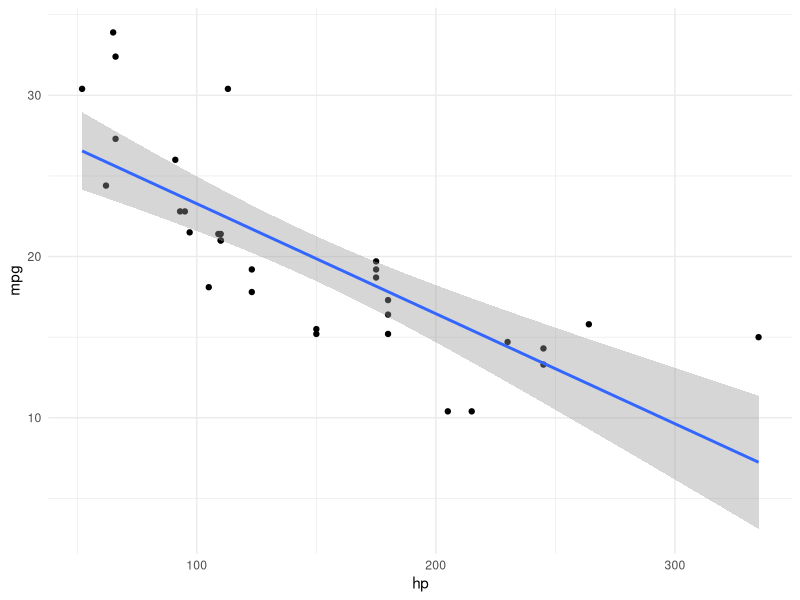
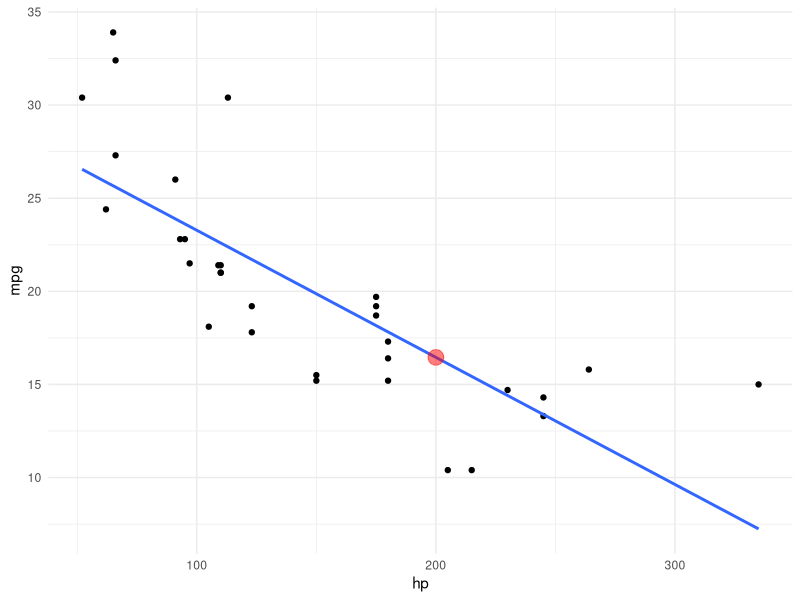
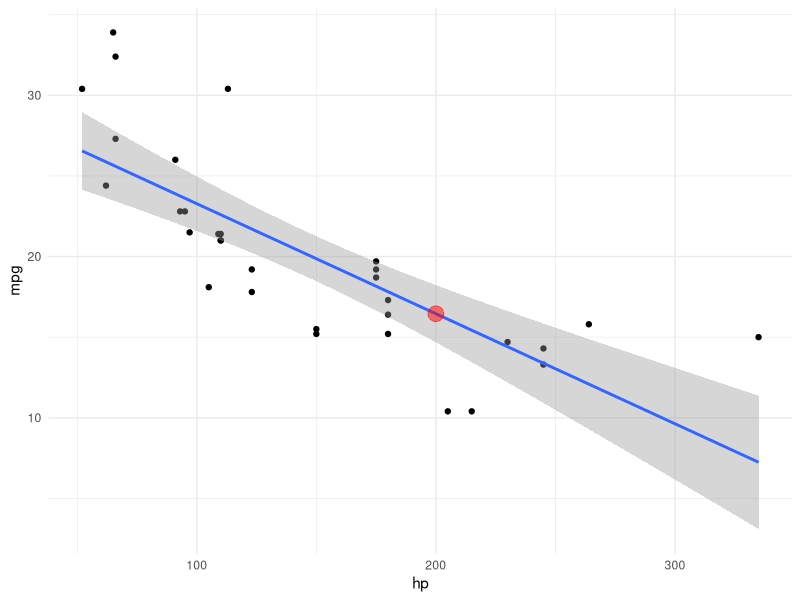
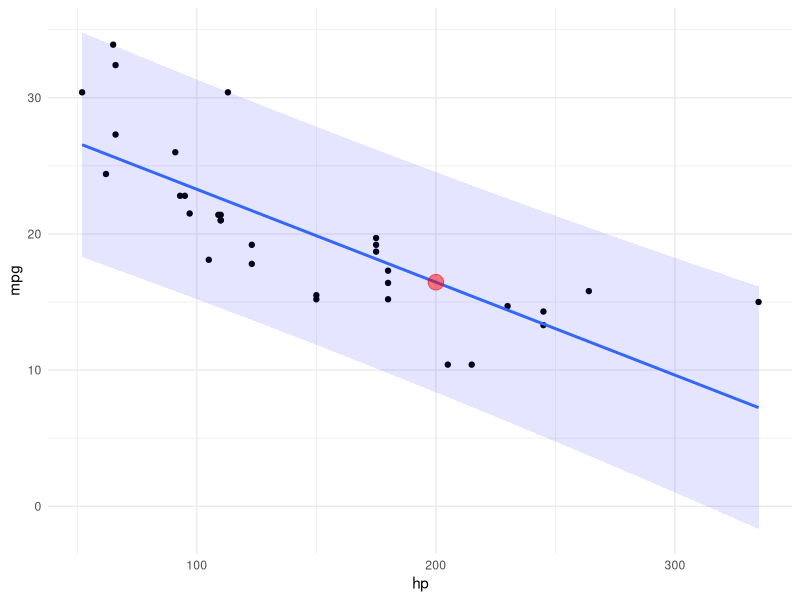

These figures' R source, in order:
## ---- chunk 1
#| echo: false
#| message: false
library(tidyverse)
theme_set(theme_minimal())
## ---- chunk 2
#| include: false
library(kableExtra)
library(tidyverse)
library(knitr)
## ---- chunk 3
#| echo: false
#| label: tbl-kennwerte
#| tbl-cap: Bezeichnungen für Kennwerte
#| message: false
x <- tribble(
    ~Kennwert, ~Stichprobe, ~Grundgesamtheit,
  "Mittelwert", "$\\bar{X}$", "$\\mu$",
  "Streuung", "$sd$", "$\\sigma$",
  "Anteil", "$p$", "$\\pi$",
  "Korrelation", "$r$", "$\\rho$" ,
  "Regression", "$b$", "$\\beta$"

)

kable(x, escape = FALSE, booktabs = TRUE, format = "simple") 
## ---- chunk 4
#| echo: false
x <- tribble(
    ~Kennwert, ~Stichprobe, ~Grundgesamtheit, ~Schätzwert,
  "Mittelwert", "$\\bar{X}$", "$\\mu$", "$\\hat{\\mu}$",
  "Streuung", "$sd$", "$\\sigma$", "$\\hat{\\sigma}$",
  "Anteil", "$p$", "$\\pi$", "$\\hat{\\pi}$",
  "Korrelation", "$r$", "$\\rho$", "$\\hat{\\rho}$" ,
  "Regression", "$b$", "$\\beta$", "$\\hat{\\beta}$"

)

kable(x, escape = FALSE, booktabs = TRUE, format = "simple") 
## ---- chunk 5
#| message: false
#| echo: false
#| label: fig-regr-rules
#| fig-cap: Die Regressionsgerade in voller Pracht
data(mtcars)
ggplot(mtcars) +
  aes(x = hp, y = mpg) +
  geom_point() +
  geom_smooth(method = "lm") +
  theme_minimal()
## ---- chunk 6
#| echo: false
#| fig-cap: Eine Punktschätzung
#| label: fig-punktschaetzer
#| message: false
#| fig-asp: 0.5
lm1_glm <- lm(mpg ~ hp, data = mtcars)

mtcars <-
  mtcars %>%
  mutate(pred = 30 - hp*0.07)


pred_interval <-
  tibble(
    hp = seq(min(mtcars$hp), max(mtcars$hp), by = 1),
    mpg = predict(lm1_glm, newdata = data.frame(hp)),
    lwr = mpg - 2*3,
    upr = mpg + 2*3
  )

plot1 <-
  ggplot(mtcars,
       aes(x = hp, y = mpg)) +
  geom_point() +
  geom_smooth(method = "lm", se = FALSE) +
  annotate("point", x = 200,
           y = predict(lm1_glm, newdata = data.frame(hp = 200)),
           color = "red",
           alpha = .5,
           size = 5)
plot1
## ---- chunk 7
#| echo: false
lm1_glm <- lm(mpg ~ hp, data = mtcars)

mtcars <- 
  mtcars %>% 
  mutate(pred = 30 - hp*0.07)


pred_interval <-
  tibble(
    hp = seq(min(mtcars$hp), max(mtcars$hp), by = 1),
    mpg = predict(lm1_glm, newdata = data.frame(hp)),
    lwr = mpg - 2*3,
    upr = mpg + 2*3
  )

## ---- chunk 8
#| echo: false
#| fig-cap: Ungewissheit in den Regressionskoeffizienten
#| label: fig-ungewiss1
#| message: false


plot2 <-
  ggplot(mtcars,
       aes(x = hp, y = mpg)) +
  geom_point() +
  geom_smooth(method = "lm", se = TRUE) +
  annotate("point", x = 200,
           y = predict(lm1_glm, newdata = data.frame(hp = 200)),
           color = "red",
           alpha = .5,
           size = 5)
plot2


## ---- chunk 9
#| echo: false
#| fig-cap: Zweifache Ungewissheit in den Regressionskoeffizienten - Vorhersageintervall
#| label: fig-ungewiss2
#| message: false


pred_interval2 <-
  predict(lm1_glm,
          newdata = data.frame(hp = pred_interval$hp),
          interval = "prediction") %>%
  as_tibble() %>%
  rename(mpg = fit) %>%
  mutate(hp = pred_interval$hp)



ggplot(mtcars) +
  aes(x = hp, y = mpg) +
  geom_point()+
  geom_ribbon(data = pred_interval2,
              aes(ymin = lwr, ymax = upr,
                  y = mpg,
                  x = hp),
              fill = "blue",
              alpha = .1) +
  geom_smooth(method = "lm", se = FALSE) +
  annotate("point", x = 200,
           y = predict(lm1_glm, newdata = data.frame(hp = 200)),
           color = "red",
           alpha = .5,
           size = 5)
